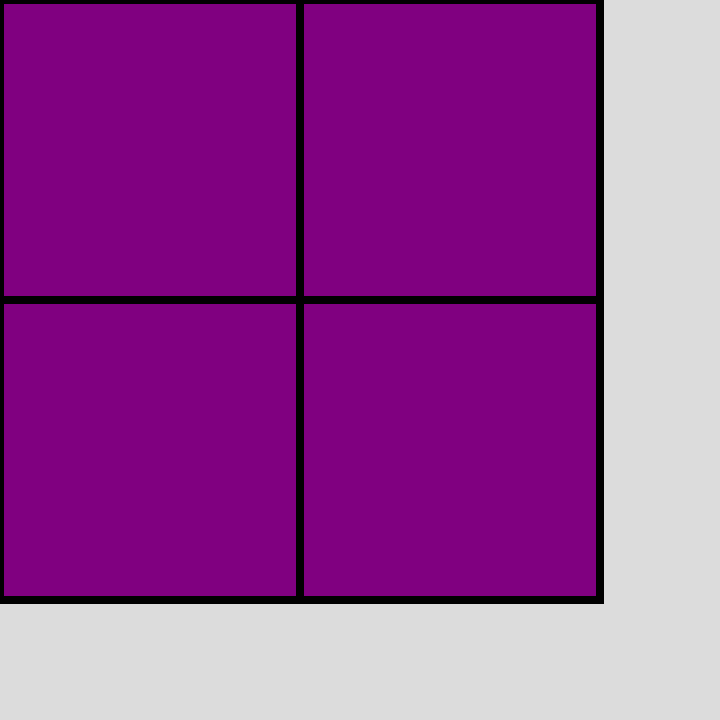
Frame 1 (no input)
Frame 2 (the mouse pressed at the canvas centre, redrawn once): identical to frame 1, image omitted

The p5.js sketch that drew this single still picture (run headless with seeded random() and noise() and a simulated clock; the mouse was pressed at the canvas centre and the sketch redrawn once):

// p5.js sketch
// ── sketch.js
function setup() {
  createCanvas(720, 720)
  fill('purple')
  strokeWeight(8)
}

function draw() {
  background(220);
  quad (0, 0, 300, 0, 300, 300, 0, 300)
  quad (300, 0, 600, 0, 600, 300, 300, 300)
  quad (0, 300, 300, 300, 300, 600, 0, 600)
  quad (300, 300, 600, 300, 600, 600, 300, 600)
  
  
  noLoop()
}
